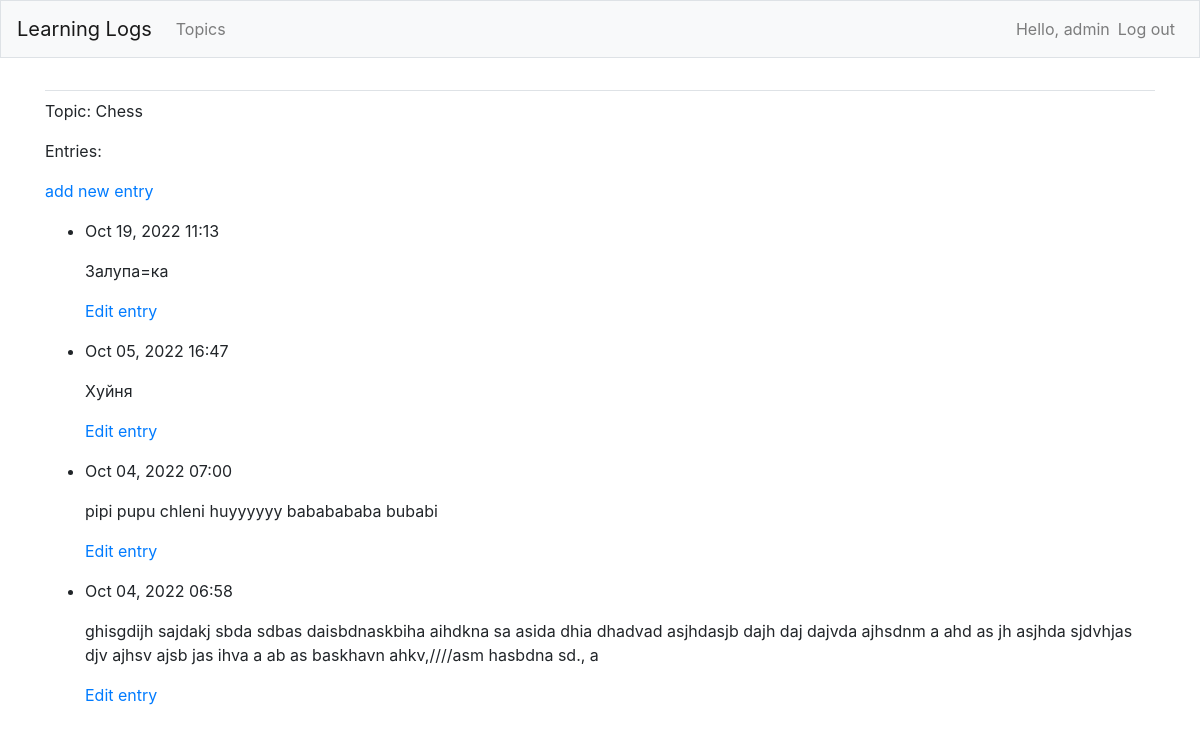
Before: /topics/1/ (signed in) with the older database file.
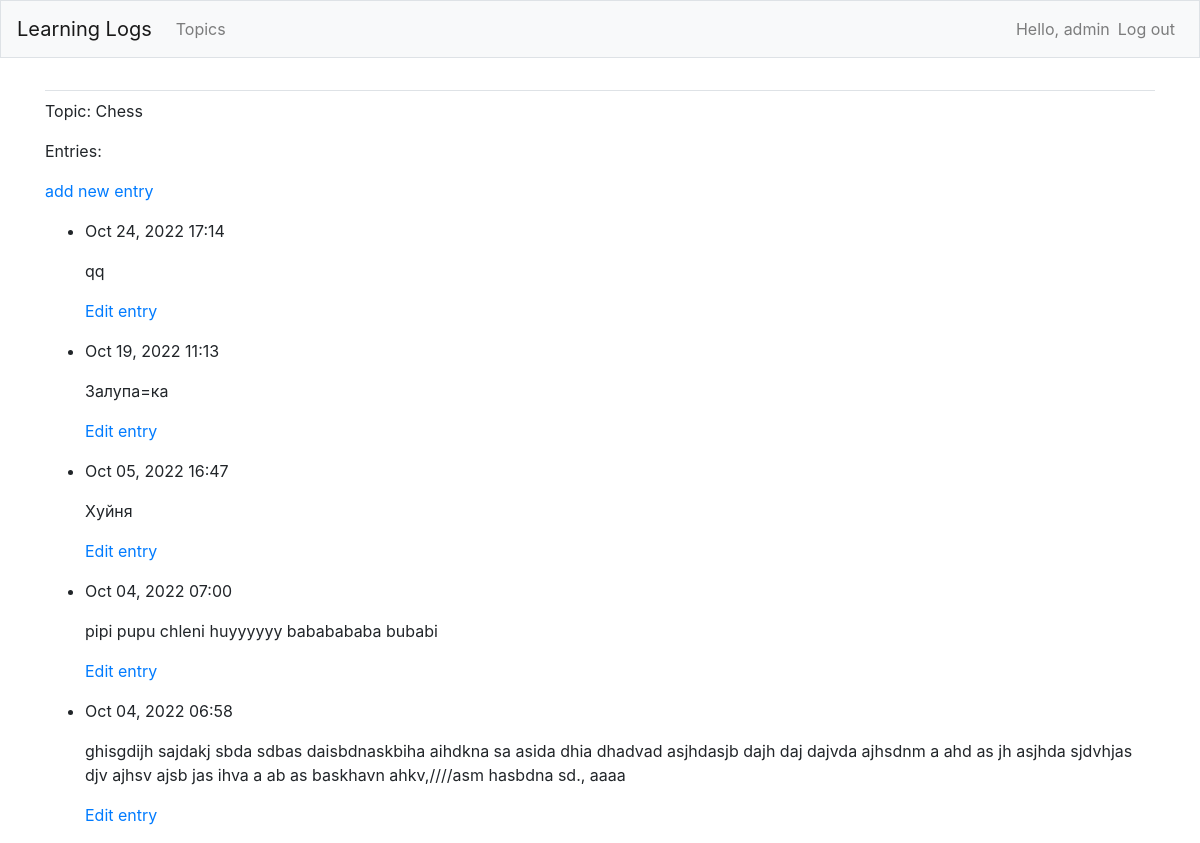
After: the same page with the newer database file.
### learning_logs/models.py (models this page shows, shortened)
class Entry(models.Model):
    topic = models.ForeignKey(Topic, on_delete=models.CASCADE)
    text = models.TextField()
    date_added = models.DateTimeField(auto_now_add=True)
    class Meta:
        verbose_name_plural = 'entries'

### learning_logs/views.py (the view)
# urls.py: path('topics/<int:topic_id>/', views.topic, name='topic'), # Page with an addition information about topic
def topic(request, topic_id):
    topic = Topic.objects.get(id=topic_id)
    check_topic_owner(topic.owner, request.user)
    entries = topic.entry_set.order_by('-date_added')
    context = {'topic': topic, 'entries': entries}
    return render(request, 'learning_logs/topic.html', context)

### learning_logs/models.py (called while the page is built)
    def __str__(self) -> str:
        return self.text

### learning_logs/views.py (called while the page is built)
def check_topic_owner(owner, request):
    if owner != request:
        raise Http404

### learning_logs/templates/learning_logs/topic.html
{% extends 'learning_logs/base.html' %}
{% block content %}
<p>Topic: {{ topic }}</p>
<p>Entries:</p>
<p>
    <a href="{% url 'learning_logs:new_entry' topic.id %}">add new entry</a>
</p>
<ul>
    {% for entry in entries %}
    <li>
        <p>{{ entry.date_added|date:'M d, Y H:i' }}</p>
        <p>{{ entry.text|linebreaks }}</p>
        <p>
            <a href="{% url 'learning_logs:edit_entry' entry.id%}">Edit entry</a>
        </p>
    </li>
    {% empty %}
    <li>There are no entries for this topic yet!</li>
    {% endfor %}
</ul>
{% endblock content %}

Changed rows visible on the page:
added Entry: date_added "Oct 24, 2022 17:14", text "qq"
changed Entry: text "…baskhavn ahkv,////asm hasbdna sd., a" → "…baskhavn ahkv,////asm hasbdna sd., aaaa"
